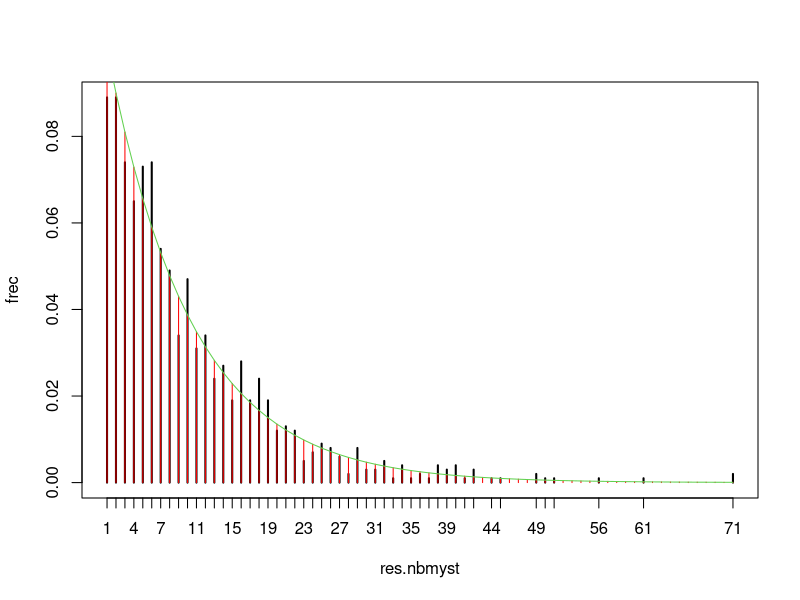
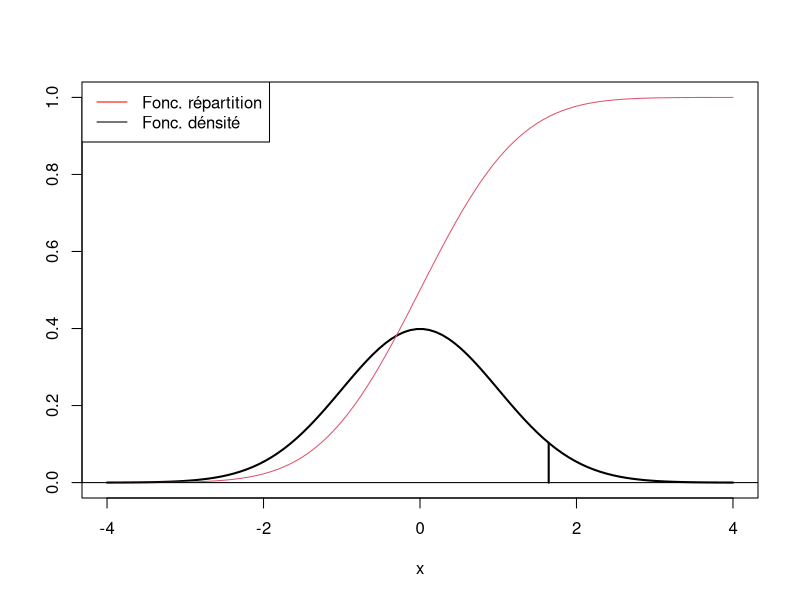
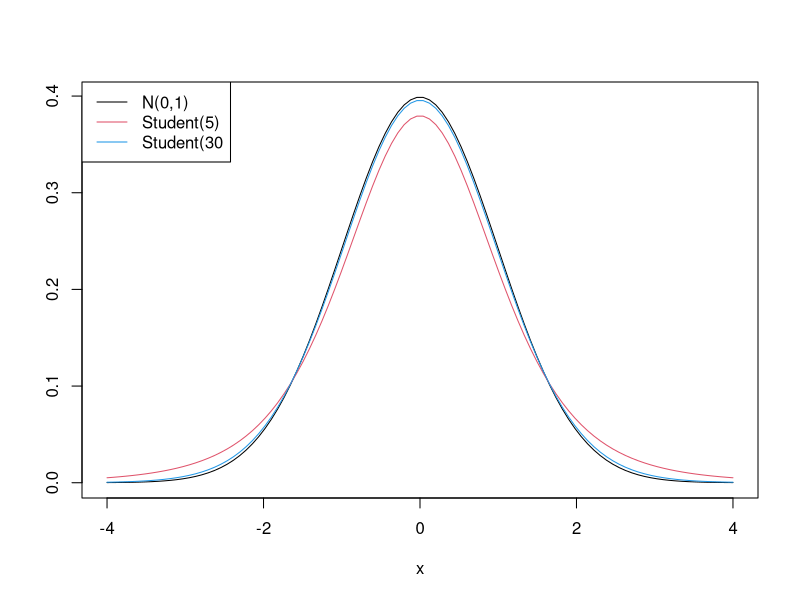
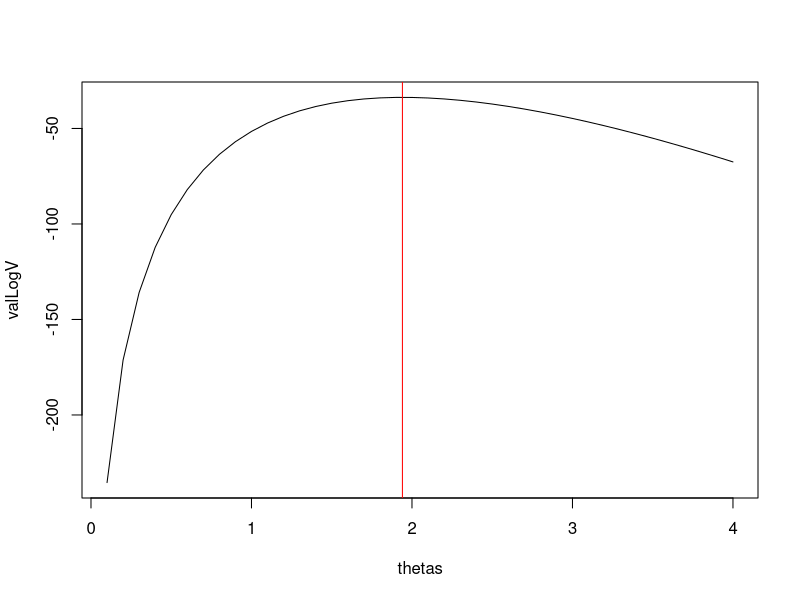
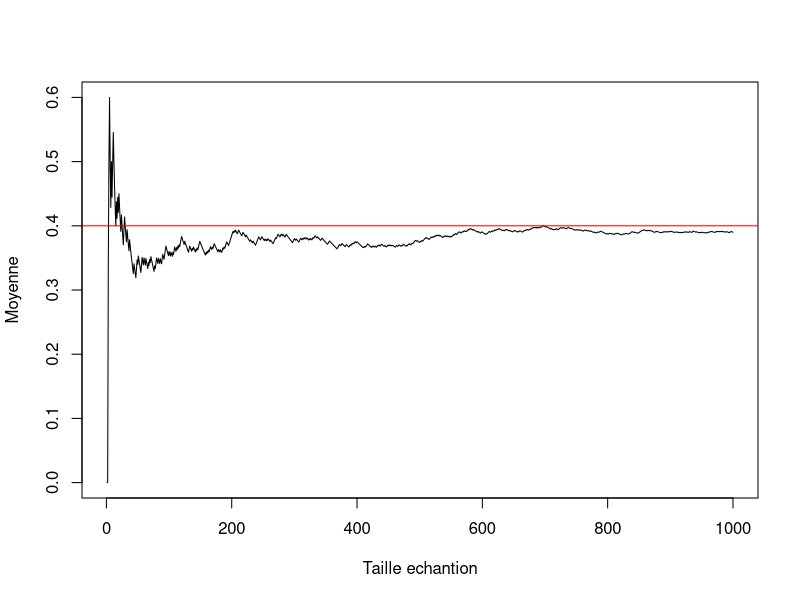
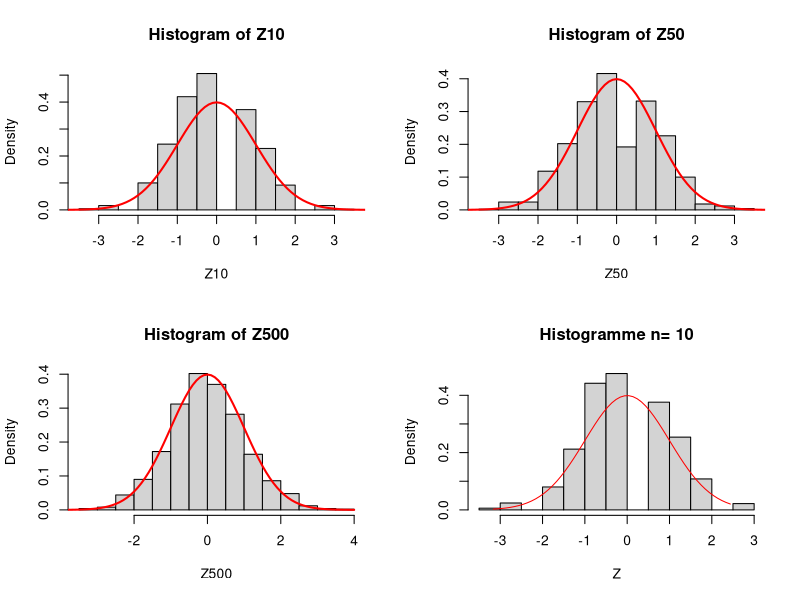
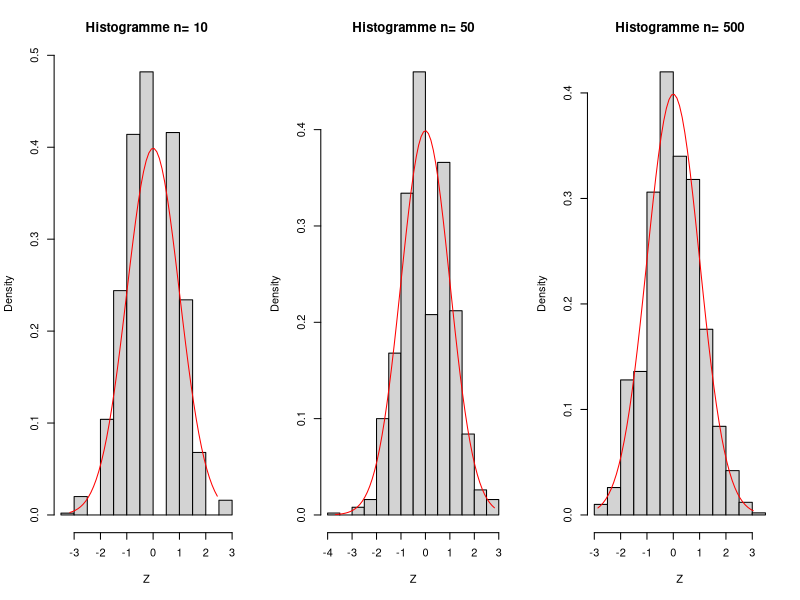

Recreate these plots in R, in order.

###############################
### 1.Prise en main  ##
###############################

bernoulli <- function(p){
  x <- runif(1) #par default min=0 et max=1
  if (x< p) {
    return(1)
  }else{
    return(0)
  }
}

bernoulli(1/3)

###############################
### 1.Lois de proba usuelles ##
###############################

### 1.1 Lois discretes

#1.
#fonction nombre mystère

find.number = function(myst){
  nb.alea <-  sample(1:10,1)
  nb.tirages <-  1
  while(nb.alea!=myst){
    nb.tirages <-  nb.tirages+1
    nb.alea   <-  sample(1:10,1)
  }
  return(nb.tirages)
}

#appliquer la fonction N=1000 et garder le résultat dans un vecteur:
N <- 1000
myst <- 9
res.nbmyst <-  sapply(rep(myst,N),find.number)  

#2.
table(res.nbmyst)  # le nombre d'apparition de chaque entier
frec <- table(res.nbmyst)/sum(table(res.nbmyst)) #frequence relative. 
#Remarque: Pour obtenir  la frequence relative, on peut aussi  diviser par N 
plot(frec)


# find.number() compte le nombre des essais indépendants avant d'obtenir un succès pour une expérience 
# ayant une probabilité de succès de 1/10. La loi de probabilité correspondante est donc une géométrique
# de paramètre 1/10. 

# !!! Attention, le suffixe geom dans R correspond à une loi de probabilités comptant 
# le nombre d'échecs avant le premier succès, il faut donc décaler les valeurs de 1 dans l'évaluation 
# du dgeom() !

Intervalle <- min(res.nbmyst):max(res.nbmyst) 
probTheorique <- dgeom(x=Intervalle-1, prob = 1/10) #dans R la loi geom compte le nb d'échecs avant le premier succes 
lines(probTheorique,type = 'h', col='red')
lines(probTheorique,col=3) 


###  1.2 Lois continues

#1.
x = seq(-4,4,length=100) #discretisation de l'intervalle d'interet
plot(x,dnorm(x),type="l",ylim=c(0,1),ylab = "",lwd=2)  #par défault dans dnorm mean=0 et sd=1
# on fixe ylim pour pouvoir répresenter la fonction de répartition sur le même graphique.
lines(x,pnorm(x),col=2)
legend("topleft",legend = c("Fonc. répartition", "Fonc. dénsité"), lty=c(1,1), col = c("red","black"))

#2.
q95 = qnorm(0.95)

#3.
abline(h=0)
segments(x0=q95,y0=0,x1=q95,y1=dnorm(q95),lwd=2)

#4.
plot(x,dnorm(x),type="l",ylab = "",col=1) #pour mieux visualiser
lines(x,dt(x,5),col=2) #loi student à 5 deg de liberté
lines(x,dt(x,30),col=4) #densite du loi student à 30 deg de liberté
legend("topleft", legend = c("N(0,1)","Student(5)","Student(30"),lty=c(1,1,1), col = c(1,2,4))
# Illustration du fait qu'une loi de Student converge vers une loi normale(0,1) quand le nb de degrés de liberté tends vers l'infini

###############################
### 2.Simulations      ########
###############################

### 2.1 - Loi exponentielle
#1.
set.seed(1) #pas necessaire, juste pour pouvoir reproduire le vecteur ech
ech=rexp(n=100, rate = 2) 

#2.

thetas=seq(0.1,4,by=0.1)
# calcul de valeurs la fonction de log-vraisemblance 
logvrais = sapply(thetas,FUN=function(x) sum(dexp(ech,rate=x,log=TRUE)))

#une autre façon de faire:
LogVrais <- function(ech,rate){
  n <- length(ech)
  return(n*log(rate)-rate*sum(ech))
}
valLogV=sapply(thetas,FUN=function(x){LogVrais(ech=ech,rate=x)})
# graphique
plot(thetas,valLogV,type = 'l')
#  ou plot(thetas,logvrais,type="l",col=2)

#3. l'estimatuer du max de vraisaimblance est donnée par 1/\bar{X_n} (\bar{X_n} est la moyenne empirique)
MaxVrais <- 1/mean(ech) 
abline(v=MaxVrais,col='red')
thetas[which.max(valLogV)] #pour quel theta on a obtenu une valeur maximale dans notre calcul de log-vraisemblance

### 2.2 - Loi normale "simple"
#1.
set.seed(42)
ech.norm = rnorm(n=10,mean=2,sd=sqrt(3)) ## Attention à l'ecart-type

#3.
normMult = rnorm(3,c(0,100,1000),sqrt(c(0.1,10,100)))


### pour un echantillon de taille 20 de même loi:
normMult.mat = sapply(1:20,FUN=function(i) rnorm(3,c(0,100,1000),sqrt(c(0.1,10,100))))

### 2.2 - Loi normale multi-variée

#1. 
#création de la matrice sigma
sigma <- matrix(0.2,ncol = 3, nrow = 3)
diag(sigma)=c(0.1,10,100)
sigma
#décomposition
L=chol(sigma)
L #triangulaire superieure
L <- t(L) #triangulaire inferieure
L%*%t(L) #vérification

#2.
set.seed(1)
mu = rep(0,3)
Y <- as.vector(mu+L%*%rnorm(3))
Y

library(MASS) #pour le faire directement avec la fonction mvrnorm
set.seed(1)
mvrnorm(n=1,mu=c(0,0,0),sigma)


###############################
### 3.Illustrations  des théorèmes limites  ########
###############################

### 3. 1 Loi des grandes nombres
#1. 
#2.
N=1000
library(purrr)
X <- rbernoulli(n=N,p=0.4)
# Sinon on peut faire
X <- rbinom(n=N,size = 1,p=0.4)
#3.
m_l <- sapply(1:N, FUN = function(x){mean(X[1:x])})
length(m_l)
plot(m_l,type = 'l',ylab = "Moyenne",xlab = "Taille echantion")
abline(h=0.4,col='red')
#Pour calculer les moyennes succesives on peut également faire:
m_l <- cumsum(X)/1:N


### 3. 2 Théorème centrale limite

#1.
# Soit X1,...,Xn,... v.a iid de moyenne mu et de variance sigma2 (sigma2 != 0). 
# Sn = X1+...Xn
# On a (Sn - n*mu)\sqrt(n*sigma2) ---> N(0,1) (cvg en loi)
# Avec Xi bernoulli, Sn binomiale 
# mu = p
# sigma2 = p*(1-p)

#2.Bin(n,p)=sum(de n bernoulli(p))

#3.
p=0.5; n=10; N=1000
s=rbinom(n=N, size=n,p)
Z10 <- (s-n*p)/sqrt(n*p*(1-p))
Z10
#4.
n=50
s=rbinom(n=N, size=n,p)
Z50 <- (s-n*p)/sqrt(n*p*(1-p))
n=500
s=rbinom(n=N, size=n,p)
Z500 <- (s-n*p)/sqrt(n*p*(1-p))
#5.
x <- seq(-4,4,by=0.1)
densite <- dnorm(x=x,mean = 0,sd=1) 

par(mfrow=c(2,2))
hist(Z10,probability = TRUE)
lines(x,densite,col='red',lwd=2,xlab="",ylab="")

hist(Z50,probability = TRUE)
lines(x,densite,col='red',lwd=2,xlab="",ylab="")


hist(Z500,probability = TRUE)
lines(x,densite,col='red',lwd=2,xlab="",ylab="")

# On peut également créer une fonction pour tracer les histogrammes

BerTCL <- function(N,n,p){
  s <- rbinom(n=N, size=n,p)
  Z <- (s-n*p)/sqrt(n*p*(1-p))
  hist(Z, probability = TRUE,main = paste("Histogramme n=",n))
  Xval <- seq(min(Z),max(Z),by=0.1)
  lines(Xval,dnorm(Xval),col='red')
}
BerTCL(1000,10,0.5)  
par(mfrow=c(1,3))
sapply(c(10,50,500),FUN =  function(i){BerTCL(N,i,p)})

